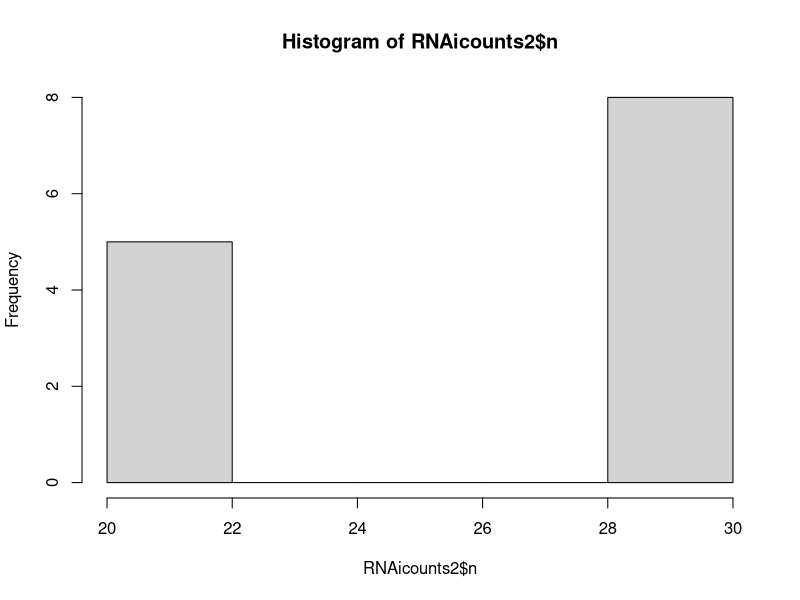

This figure's R source: (Note: this script raises an error after producing the figure.)
## ---- chunk 1
knitr::opts_chunk$set(echo = TRUE)
library(tidyverse)
library(readxl)
## ---- chunk 2
ThermDat2 <- read.csv(file="../ProcessedData/RNAi2_tracked_data.csv")
str(ThermDat2)
ThermDat2[1:5,]
ThermDat2$genotype  <- as.character(ThermDat2$genotype)

#add a col set id 
ThermDat2$set_id<- paste(ThermDat2$genotype, ThermDat2$cross, sep="_")


#load dataset with background/ crosses information
RNAi_backg <- read_excel("../ProcessedData/HeatPlate_autotrack/RNAi_Bckg.xlsx")
str(RNAi_backg)
RNAi_backg[1:5,]

#assign column names
colnames(RNAi_backg) <-c("genotype", "backg_id", "Gname")

#combine data sets
ThermDat2 <- left_join(ThermDat2, RNAi_backg, by="genotype")

## ---- chunk 3


#removed individuals with incap times of 5 secs or less
ThermDat2<-ThermDat2 %>% filter(incapacitation > 5)
str(ThermDat2)

#Visualize after filtering 
p1<- ggplot(ThermDat2, aes(x = incapacitation)) +
  geom_histogram()


#look at the individuals that have scores higher than 300 secs
ThermDat2[which(ThermDat2$incapacitation > 300),]


ThermDat2 %>% group_by(chamber) %>% summarize(mean(incapacitation))
ch_mod <- aov(incapacitation ~ chamber, data=ThermDat2)
summary(ch_mod)

#check number of individuals per genotype 
RNAicounts2 <- ThermDat2%>% group_by(set_id) %>% tally()

#visualize 
hist(RNAicounts2$n)


#identify crosses with more/ less individuals than expected
RNAicounts2[which(RNAicounts2$n < 25),]


#check for duplicates in data set
dupsRNAi2 <- which(duplicated(ThermDat2, MARGIN=1, incomparables = FALSE ))
RNAi2_ch[which(duplicated(RNAi2_ch$file)),]


save(dupsRNAi2, file="../ProcessedData/DupsRNAi2.rda")


#read in data sheet with expected pheno total
RNAi2_ch <- read_excel("../ProcessedData/HeatPlate_autotrack/RNAi_Val2_Chmb_positions.xlsx")
RNAi2_ch$file <- paste0(RNAi2_ch$FileName,"_", RNAi2_ch$Chamber)

#confirm where files were duplicated files from top to bottom
which(duplicated(RNAi2_ch$file))

# confirm where files were duplicated files from bottom to top
which(duplicated(RNAi2_ch$file, fromLast=TRUE))
RNAi2_ch[which(duplicated(RNAi2_ch$file)),]

#remove duplicated rows 
ThermDat2<- ThermDat2[-c(171), ]

#confirm duplicates were removed, if removed the output should read integer(0) 
dupsRNAi2 <- which(duplicated(ThermDat2, MARGIN=1, incomparables = FALSE ))


#sort data from min to max
RNAiData_sort2 <- ThermDat2[order(ThermDat2$incapacitation),]


#look at distrubution of data
hist(ThermDat2$incapacitation)
str(ThermDat2)

#identify outliers
RNAiData_sort2[1:10,]

## ---- chunk 4

#get vector of focal genes
ThermDat2[1:5,]


Glist2<- unique(ThermDat2$genotype)
str(Glist2)

#remove background lines  from Glist 
Glist2<- Glist2[which(!(Glist2 %in% c("36303", "36304")))]

nn2 <- numeric(length=length(Glist2))

counter <- 1


#performing lm and ANOVA in a for loop

for(foc.gene in Glist2)
  {
  
Gene2 <- ThermDat2 %>% filter(genotype ==foc.gene)
Gene2[1:5,]

Bk <- ThermDat2 %>% filter(genotype == ifelse(Gene2$backg_id[1]=="attP2",36303,36304))

Gene2 <- rbind(Gene2, Bk)

RNAi_mod2 <- lm(incapacitation ~ set_id, data= Gene2)
 summary(RNAi_mod2)

 str(RNAi_mod2)
 
 aa2<-aov(RNAi_mod2)
 pp<- summary(aa2)
 str(pp)
 pp<-pp[[1]] 
 pp[1,5]
 
nn2[counter]<- pp[1,5]
 
Gene2 %>% 
   group_by(set_id) %>%
   dplyr::summarise(mean(incapacitation))
 counter<-counter+1
 
}

#view which genes are significant
nn2

#post-hoc test 
aa2_sig<-TukeyHSD(aa2)
plot(aa2_sig)

#adusted p-value 
rr <- p.adjust(nn2, method="BH")


#merge files 
Glist2 <- cbind(Glist2, rr)

#####################note#############
#instead of Tukey's I think we should do planned comparisons - so just compare the correct background to the matched RNAi cross (e.g. 36304_25750 compared to 51411_25750). Use the multicomp package and the function ghlt - you can specify which comparisons to do - look at the examples in the help file and try google too



## ---- chunk 5

foc.gene <- 51411
FGene2 <- ThermDat2 %>% filter(genotype ==foc.gene)

Bk <- ThermDat2 %>% filter(genotype == ifelse(FGene2$backg_id[1]=="attP2",36303,36304))

FGene2 <- rbind(FGene2, Bk)


Atpha_RNAi_plot2 <- ggplot(FGene2, aes(set_id, incapacitation, color=set_id )) +
  geom_point(position = position_jitter(width = 0.4), alpha = 1/4) +
  stat_summary(fun = mean, geom = "point", pch = 12, size = 5) +
  stat_summary(fun.data = mean_se, 
               geom = "errorbar", 
               color = 'black', width=.3, size=0.5, alpha=1/2) +
  ggtitle("Na pump α subunit (atpα) - 2") +
  guides(col=guide_legend("Group Mean ")) +
  ylab("Incapacitation Time (sec)") +
  xlab("RNAi Line") 
  #my_theme

# I am worried about the date for this one:
#check means
FGene2 %>% filter(set_id=="51411_25750") %>% group_by(Date) %>% summarise(mean(incapacitation))

#or plot color by date

Atpha_RNAi_plot2 <- ggplot(FGene2, aes(set_id, incapacitation, shape=set_id , color=Date)) +
  geom_point(position = position_jitter(width = 0.4)) +
  #stat_summary(fun = mean, geom = "point", pch = 12, size = 5) +
  #stat_summary(fun.data = mean_se, 
  #             geom = "errorbar", 
  #             color = 'black', width=.3, size=0.5, alpha=1/2) +
  ggtitle("Na pump α subunit (atpα) - 2") +
  guides(col=guide_legend("Group Mean ")) +
  ylab("Incapacitation Time (sec)") +
  xlab("RNAi Line") 

Atpha_RNAi_plot2

